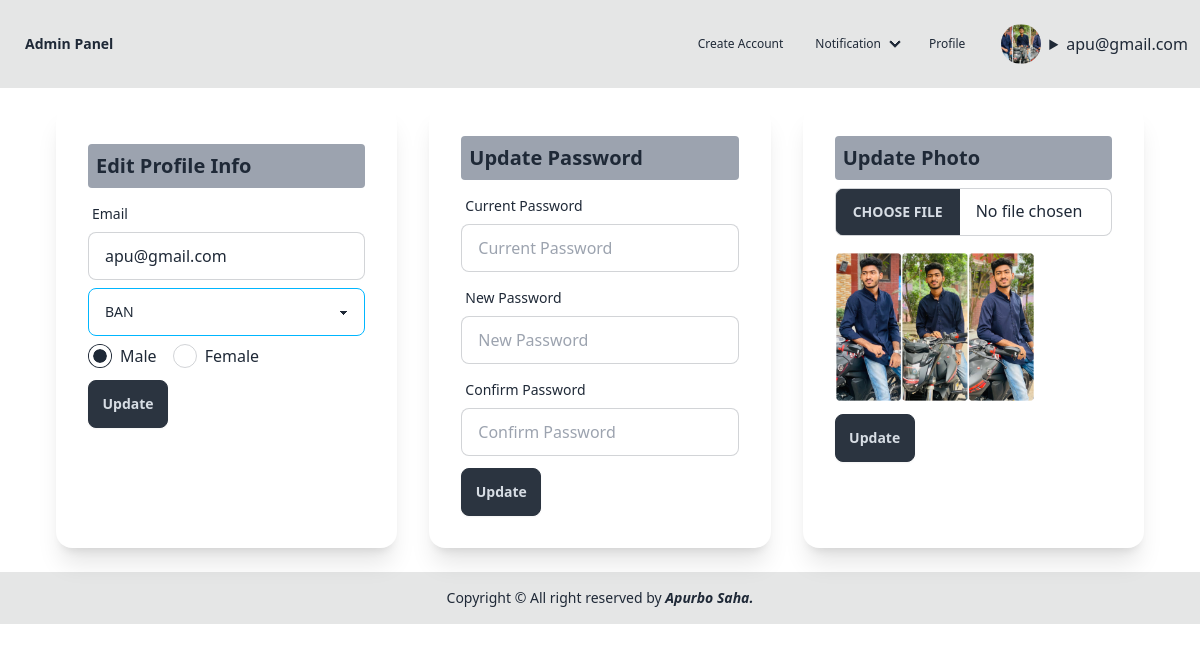
Screenshot of /profile.php (signed in) with the database file from the repository.
### tables this page shows
CREATE TABLE `users` (
  `Id` int(11) NOT NULL,
  `Email` varchar(100) NOT NULL,
  `Password` varchar(100) NOT NULL,
  `Country` varchar(100) NOT NULL,
  `Gender` varchar(100) NOT NULL,
  `Photo` varchar(100) DEFAULT NULL,
  `Role` int(100) DEFAULT NULL
);

### profile.php (the view, shortened to what this page needs)
<?php require 'header.php' ?>
<!DOCTYPE html>
<html lang="en">
<head>
  <link href="https://cdn.jsdelivr.net/npm/daisyui@4.12.10/dist/full.min.css" rel="stylesheet" type="text/css" />
  <script src="https://cdn.tailwindcss.com"></script>
</head>
<body class="">
  <div class="flex flex-row  mx-10">
    <div class="card bg-base-100 w-96 shadow-xl m-4">
      <form method="post" action="profile_update.php" class="card-body mt-2">
        <h2 class="card-title bg-gray-400 rounded p-2">Edit Profile Info</h2>
        <div class="form-control">
          <label class="label">
            <span class="label-text">Email</span>
          </label>
          <input type="email" name="email" class="input input-bordered" value="<?= $after_assoc_logged['Email'] ?>" />
        </div>
        <select class="select select-info w-full max-w-xs" name="country">
          <option value="BAN" <?= ($after_assoc_logged['Country'] == "BAN" ? "selected" : "") ?>>BAN</option>
        </select>
        <div class="flex flex-row gap-4">
          <div class="flex flex-row gap-2">
            <input type="radio" name="radio" class="radio" value="male" <?= ($after_assoc_logged['Gender'] == "male" ? "checked" : "") ?> />
            <h1>Male</h1>
          </div>
          <div class="flex flex-row gap-2">
            <input type="radio" name="radio" class="radio" value="female" <?= ($after_assoc_logged['Gender'] == "female" ? "checked" : "") ?> />
            <h1>Female</h1>
          </div>
        </div>
        <div class="form-control mt-1">
          <button class="btn btn-neutral w-20">Update</button>
      </form>
    </div>
  </div>
  <div class="card bg-base-100 w-96 shadow-xl m-4">
    <form method="post" action="password_update.php" class="card-body">
      <h2 class="card-title bg-gray-400 rounded p-2">Update Password</h2>
      <div class="form-control">
        <label class="label">
          <span class="label-text">Current Password</span>
        </label>
        <input type="Password" name="current_password" placeholder="Current Password" class="input input-bordered" />
      </div>
      <div class="form-control">
        <label class="label">
          <span class="label-text">New Password</span>
        </label>
        <input type="Password" name="new_password" placeholder="New Password" class="input input-bordered" />
      </div>
      <div class="form-control">
        <label class="label">
          <span class="label-text">Confirm Password</span>
        </label>
        <input type="Password" name="confirm_password" placeholder="Confirm Password" class="input input-bordered" />
      </div>
      <div class="form-control mt-1">
        <button class="btn btn-neutral w-20">Update</button>
      </div>
    </form>
  </div>
  <div class="card bg-base-100 w-96 shadow-xl m-4">
    <form method="post" action="photo_update.php" class="card-body " enctype="multipart/form-data">
      <h2 class="card-title bg-gray-400 rounded p-2">Update Photo</h2>
      <input type="file" name="photo" class="file-input file-input-bordered w-full max-w-xs" onchange="document.getElementById('blah').src = window.URL.createObjectURL(this.files[0])" />
      <div class="mt-2">
        <img src="/RegisterPage/uploads/<?= $after_assoc_logged['Photo'] ?>" id="blah" width="200" alt="">
      </div>
      <div class="form-control mt-1">
        <button class="btn btn-neutral w-20">Update</button>
    </form>
  </div>
</body>
</html>
<?php require 'footer.php' ?>

### header.php (shortened to what this page needs)
<?php
require 'db.php';
$logged_id = $_SESSION['logged_id'];
$select_logged_user = "SELECT * FROM users WHERE Id = $logged_id";
$select_logged_user_res = mysqli_query($db_connection, $select_logged_user);
$after_assoc_logged = mysqli_fetch_assoc($select_logged_user_res);
?>
<!DOCTYPE html>
<html lang="en">
<head>
</head>
<body>
    <div class="navbar bg-base-300">
        <div class="flex-1">
            <a class="btn btn-ghost text-xl">Admin Panel</a>
        </div>
        <div class="flex-none">
            <ul class="menu menu-horizontal px-1">
                <li> <a href="register.php" class="float-right label-text-alt link link-hover ">Create Account</a></li>
                <li>
                    <details class="dropdown">
                        <summary class=""><a href="" class="label-text-alt link link-hover">Notification</a></summary>
                    </details>
                </li>
                <li><a class="label-text-alt link link-hover" href="profile.php">Profile</a></li>
            </ul>
        </div>
        <label class="label px-6">
            <?php
            if ($after_assoc_logged['Photo'] == null) { ?>
                <div class="avatar">
                    <div class="w-10 m-2 rounded-full">
                        <img src="" />
                    </div>
                </div>
            <?php } else { ?>
                <div class="avatar">
                    <div class="w-10 m-2 rounded-full">
                        <img src="/RegisterPage/uploads/<?= $after_assoc_logged['Photo'] ?>" />
                    </div>
                </div>
            <?php } ?>
            <details>
                <summary><?= $after_assoc_logged['Email'] ?></summary>
            </details>
        </label>
    </div>
</body>
</html>

### rows the page displays
users: Photo (picture), Email "apu@gmail.com", email "apu@gmail.com", country "BAN", Gender "☑"
